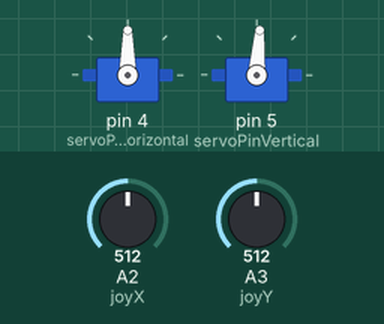
A sketch run on a simulated Arduino Uno, built with avr-gcc and run on an emulated ATmega328P. On the bench: 2 × servo. The inputs (shaded band) are chosen by the test bench; at power-on: A2 (joyX) = 512, A3 (joyY) = 512.

Above: at 1.2 s.
1.3 s: A2 (joyX) set to 900
At 3.2 s:
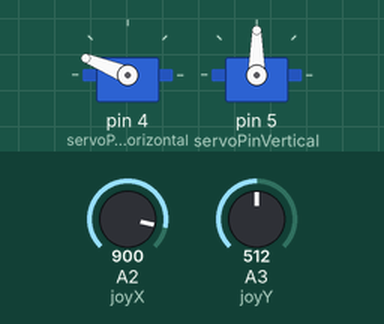
3.9 s: A3 (joyY) set to 900
At 5.4 s:
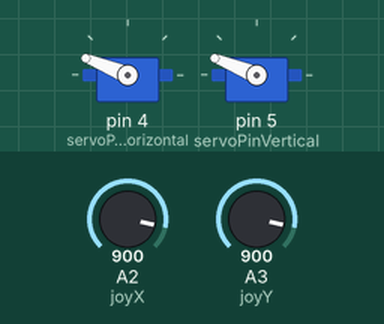
6.5 s: A2 (joyX) set to 1023
At 8.3 s:
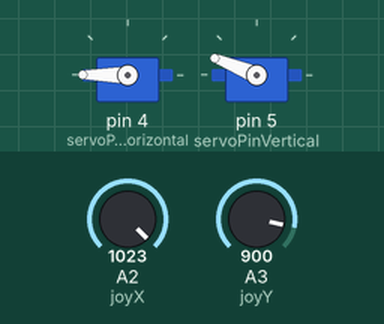
8.6 s: A3 (joyY) set to 0
At 11.0 s:
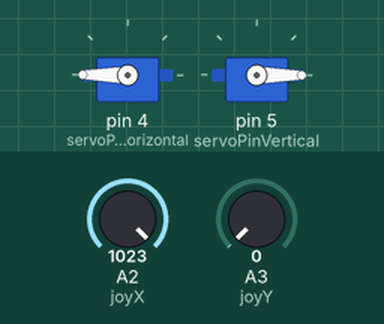
11.6 s: A2 (joyX) set to 716
At 13.5 s:
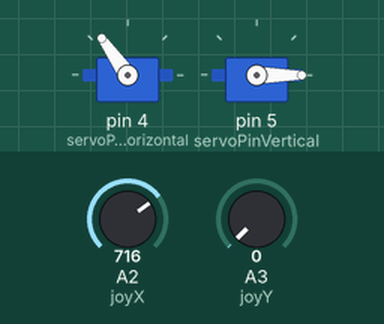
14.1 s: A3 (joyY) set to 122
At 15.5 s:
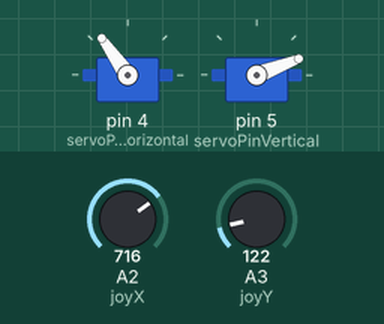
Timing chart, 0 to 17.1 s (numbered marks = the images above; inputs shaded):
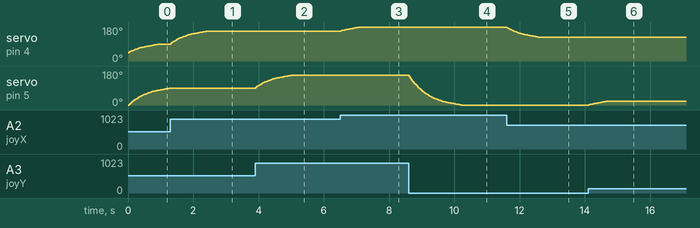

The sketch:

H_V.ino
```cpp
#include <Servo.h>

Servo servoHorizontal;  // Servo para el eje horizontal
Servo servoVertical;    // Servo para el eje vertical
int posHorizontal = 45;  // Posición inicial del servo horizontal (centro)
int posVertical = 0;    // Posición inicial del servo vertical (centro)

const int joyX = A2;    // Eje X del joystick
const int joyY = A3;    // Eje Y del joystick
const int servoPinHorizontal = 4;
const int servoPinVertical = 5;

int speedHorizontal = 1; // Velocidad de rotación (grados por paso)
int speedVertical = 4;   // Velocidad de rotación (grados por paso)
unsigned long lastUpdateTime = 0; // Tiempo de la última actualización
const int updateInterval = 30;     // Intervalo de actualización en milisegundos

void setup() {
  servoHorizontal.attach(servoPinHorizontal);
  servoVertical.attach(servoPinVertical);
  // Inicializa los servos en la posición inicial
  servoHorizontal.write(posHorizontal);
  servoVertical.write(posVertical);
}

void loop() {
  int valX = analogRead(joyX); // Lee el valor del eje X
  int valY = analogRead(joyY); // Lee el valor del eje Y

  // Mapear los valores del joystick a los rangos del servo
  int mappedPosHorizontal = map(valX, 0, 1023, 0, 180);
  int mappedPosVertical = map(valY, 0, 1023, 0, 180);

  // Ajustar la velocidad en función de la diferencia de posición
  int diffHorizontal = abs(mappedPosHorizontal - posHorizontal);
  int diffVertical = abs(mappedPosVertical - posVertical);
  speedHorizontal = map(diffHorizontal, 0, 180, 1, 10); // Velocidad de 1 a 10 grados por paso
  speedVertical = map(diffVertical, 0, 180, 1, 10);     // Velocidad de 1 a 10 grados por paso

  // Verifica si es tiempo de actualizar la posición del servo
  if (millis() - lastUpdateTime >= updateInterval) {
    lastUpdateTime = millis(); // Actualiza el tiempo

    // Suavizar el movimiento del servo horizontal
    if (posHorizontal < mappedPosHorizontal) {
      posHorizontal += speedHorizontal;
      if (posHorizontal > mappedPosHorizontal) {
        posHorizontal = mappedPosHorizontal;
      }
    } else if (posHorizontal > mappedPosHorizontal) {
      posHorizontal -= speedHorizontal;
      if (posHorizontal < mappedPosHorizontal) {
        posHorizontal = mappedPosHorizontal;
      }
    }

    // Suavizar el movimiento del servo vertical
    if (posVertical < mappedPosVertical) {
      posVertical += speedVertical;
      if (posVertical > mappedPosVertical) {
        posVertical = mappedPosVertical;
      }
    } else if (posVertical > mappedPosVertical) {
      posVertical -= speedVertical;
      if (posVertical < mappedPosVertical) {
        posVertical = mappedPosVertical;
      }
    }

    // Limitar el rango de movimiento
    posHorizontal = constrain(posHorizontal, 0, 180);
    posVertical = constrain(posVertical, 0, 180);

    // Mover los servos según la posición del joystick
    servoHorizontal.write(posHorizontal);
    servoVertical.write(posVertical);
  }

  delay(15); // Pequeña pausa para estabilizar el movimiento
}
```

Measured:
- after the input at 1.3 s, servo on pin 4 (servoPinHorizontal): moves from 90° to 158° over 1.1 s, starting at once
- after the input at 3.9 s, servo on pin 5 (servoPinVertical): moves from 90° to 158° over 1.1 s, starting at once
- after the input at 6.5 s, servo on pin 4 (servoPinHorizontal): moves from 158° to 180° over 0.59 s, starting at once
- after the input at 8.6 s, servo on pin 5 (servoPinVertical): moves from 158° to 0° over 1.6 s, starting at once
- after the input at 11.6 s, servo on pin 4 (servoPinHorizontal): moves from 180° to 125° over 1.0 s, starting at once
- after the input at 14.1 s, servo on pin 5 (servoPinVertical): moves from 0° to 21° over 0.59 s, starting at once
